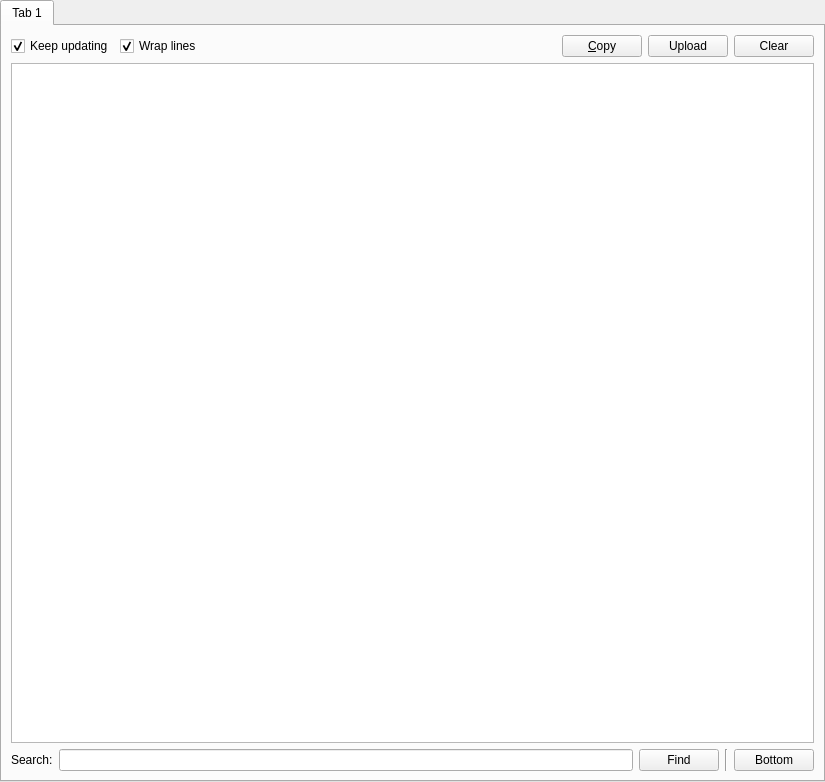
<?xml version="1.0" encoding="UTF-8"?>
<ui version="4.0">
 <class>LogPage</class>
 <widget class="QWidget" name="LogPage">
  <property name="geometry">
   <rect>
    <x>0</x>
    <y>0</y>
    <width>825</width>
    <height>782</height>
   </rect>
  </property>
  <layout class="QVBoxLayout" name="verticalLayout">
   <property name="leftMargin">
    <number>0</number>
   </property>
   <property name="topMargin">
    <number>0</number>
   </property>
   <property name="rightMargin">
    <number>0</number>
   </property>
   <property name="bottomMargin">
    <number>0</number>
   </property>
   <item>
    <widget class="QTabWidget" name="tabWidget">
     <property name="currentIndex">
      <number>0</number>
     </property>
     <widget class="QWidget" name="tab">
      <attribute name="title">
       <string notr="true">Tab 1</string>
      </attribute>
      <layout class="QGridLayout" name="gridLayout">
       <item row="1" column="0" colspan="5">
        <widget class="LogView" name="text">
         <property name="undoRedoEnabled">
          <bool>false</bool>
         </property>
         <property name="readOnly">
          <bool>true</bool>
         </property>
         <property name="plainText">
          <string notr="true"/>
         </property>
         <property name="textInteractionFlags">
          <set>Qt::LinksAccessibleByKeyboard|Qt::LinksAccessibleByMouse|Qt::TextBrowserInteraction|Qt::TextSelectableByKeyboard|Qt::TextSelectableByMouse</set>
         </property>
         <property name="centerOnScroll">
          <bool>false</bool>
         </property>
        </widget>
       </item>
       <item row="0" column="0" colspan="5">
        <layout class="QHBoxLayout" name="horizontalLayout">
         <item>
          <widget class="QCheckBox" name="trackLogCheckbox">
           <property name="text">
            <string>Keep updating</string>
           </property>
           <property name="checked">
            <bool>true</bool>
           </property>
          </widget>
         </item>
         <item>
          <widget class="QCheckBox" name="wrapCheckbox">
           <property name="text">
            <string>Wrap lines</string>
           </property>
           <property name="checked">
            <bool>true</bool>
           </property>
          </widget>
         </item>
         <item>
          <spacer name="horizontalSpacer">
           <property name="orientation">
            <enum>Qt::Horizontal</enum>
           </property>
           <property name="sizeHint" stdset="0">
            <size>
             <width>40</width>
             <height>20</height>
            </size>
           </property>
          </spacer>
         </item>
         <item>
          <widget class="QPushButton" name="btnCopy">
           <property name="toolTip">
            <string>Copy the whole log into the clipboard</string>
           </property>
           <property name="text">
            <string>&amp;Copy</string>
           </property>
          </widget>
         </item>
         <item>
          <widget class="QPushButton" name="btnPaste">
           <property name="toolTip">
            <string>Upload the log to paste.ee - it will stay online for a month</string>
           </property>
           <property name="text">
            <string>Upload</string>
           </property>
          </widget>
         </item>
         <item>
          <widget class="QPushButton" name="btnClear">
           <property name="toolTip">
            <string>Clear the log</string>
           </property>
           <property name="text">
            <string>Clear</string>
           </property>
          </widget>
         </item>
        </layout>
       </item>
       <item row="2" column="0">
        <widget class="QLabel" name="label">
         <property name="text">
          <string>Search:</string>
         </property>
        </widget>
       </item>
       <item row="2" column="2">
        <widget class="QPushButton" name="findButton">
         <property name="text">
          <string>Find</string>
         </property>
        </widget>
       </item>
       <item row="2" column="1">
        <widget class="QLineEdit" name="searchBar"/>
       </item>
       <item row="2" column="4">
        <widget class="QPushButton" name="btnBottom">
         <property name="toolTip">
          <string>Scroll all the way to bottom</string>
         </property>
         <property name="text">
          <string>Bottom</string>
         </property>
        </widget>
       </item>
       <item row="2" column="3">
        <widget class="Line" name="line">
         <property name="orientation">
          <enum>Qt::Vertical</enum>
         </property>
        </widget>
       </item>
      </layout>
     </widget>
    </widget>
   </item>
  </layout>
 </widget>
 <customwidgets>
  <customwidget>
   <class>LogView</class>
   <extends>QPlainTextEdit</extends>
   <header>ui/widgets/LogView.h</header>
  </customwidget>
 </customwidgets>
 <tabstops>
  <tabstop>tabWidget</tabstop>
  <tabstop>trackLogCheckbox</tabstop>
  <tabstop>wrapCheckbox</tabstop>
  <tabstop>btnCopy</tabstop>
  <tabstop>btnPaste</tabstop>
  <tabstop>btnClear</tabstop>
  <tabstop>text</tabstop>
  <tabstop>searchBar</tabstop>
  <tabstop>findButton</tabstop>
 </tabstops>
 <resources/>
 <connections/>
</ui>
